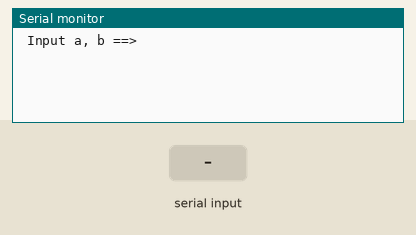
The sketch below on a simulated Arduino Uno, built with avr-gcc and run on an emulated ATmega328P. Shown: the last lines printed to the serial monitor. The test bench sets the inputs (shaded band).

Above: at 1.2 s.
1.3 s: "90,45\n" received over Serial
At 2.3 s:
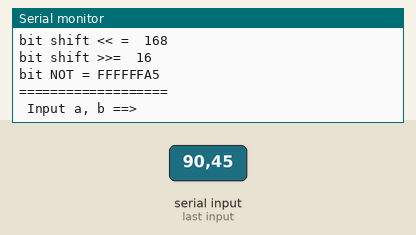
2.8 s: "30,150\n" received over Serial
4.3 s: "5\n" received over Serial
At 6.3 s:
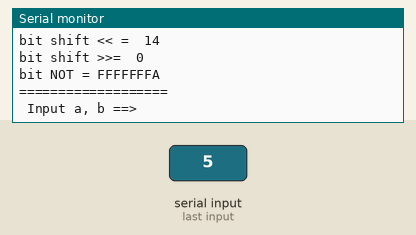
6.8 s: "90\n" received over Serial
At 8.3 s:
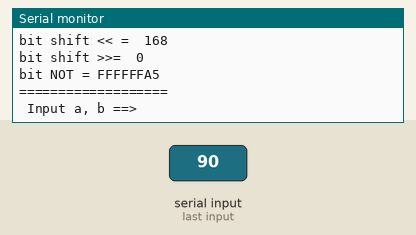
9.3 s: "200\n" received over Serial
At 11.5 s:
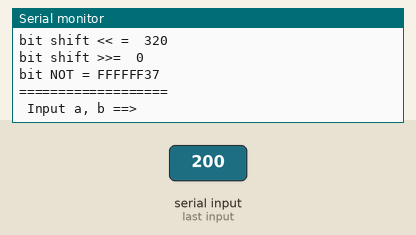
11.8 s: "1,90\n" received over Serial
At 12.6 s:
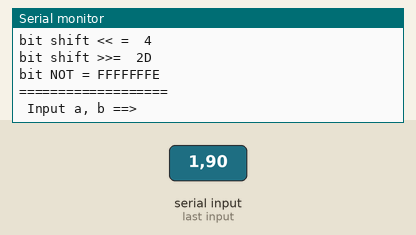
Timing chart, 0 to 14.3 s (numbered marks = the images above; inputs shaded):
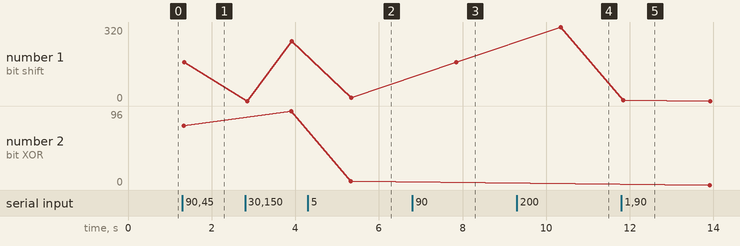

Measured:
- after the input at 1.3 s, the serial monitor: prints a new line at once (image 1)
- after the input at 4.3 s, the serial monitor: prints a new line after 1.0 s (image 2)
- after the input at 6.8 s, the serial monitor: prints a new line after 1.0 s (image 3)
- after the input at 9.3 s, the serial monitor: prints a new line after 1.0 s (image 4)
- after the input at 11.8 s, the serial monitor: prints a new line at once (image 5)
- plotted number 1: 168 → 258 after the input at 2.8 s, 258 → 14 after the input at 4.3 s, 14 → 168 after the input at 6.8 s, 168 → 320 after the input at 9.3 s
- plotted number 2: 77 → 96 after the input at 2.8 s

The sketch:

3-6.ino
```cpp
void setup() {
  // 시리얼 통신 속도 설정 : 속도 9600 bps, 8데이터 비트, 패리티 없음, 한 개의 스톱비트
 Serial.begin(9600) ;
}


void loop() {
  int a,b, r;
      Serial.println(" Input a, b ==>");
      while(1) {
       if(Serial.available() > 0 ) break;
      }
      a = Serial.parseInt();
      b = Serial.parseInt();

     r = a & b ;
     Serial.print("bit AND = ");
     Serial.println(r, HEX); // 16진법으로 PC 시리얼모니터 창에 출력한다.

     r = a | b;
     Serial.print("bit OR  = ");
     Serial.println(r, HEX); // 16진법으로 PC 시리얼모니터 창에 출력한다.

     r = a ^ b ;
    Serial.print("bit XOR = ");
    Serial.println(r, HEX); // 16진법으로 PC 시리얼모니터 창에 출력한다.

    r = a << 2 ;
    Serial.print("bit shift << =  ");
    Serial.println(r, HEX); // 16진법으로 PC 시리얼모니터 창에 출력한다.

     r = b >> 1 ;
    Serial.print("bit shift >>=  ");
    Serial.println(r, HEX); // 16진법으로 PC 시리얼모니터 창에 출력한다.

   r = ~a;
   Serial.print("bit NOT = ");
   Serial.println(r, HEX); // 16진법으로 PC 시리얼모니터 창에 출력한다.

   Serial.println("===================");
  }
```
